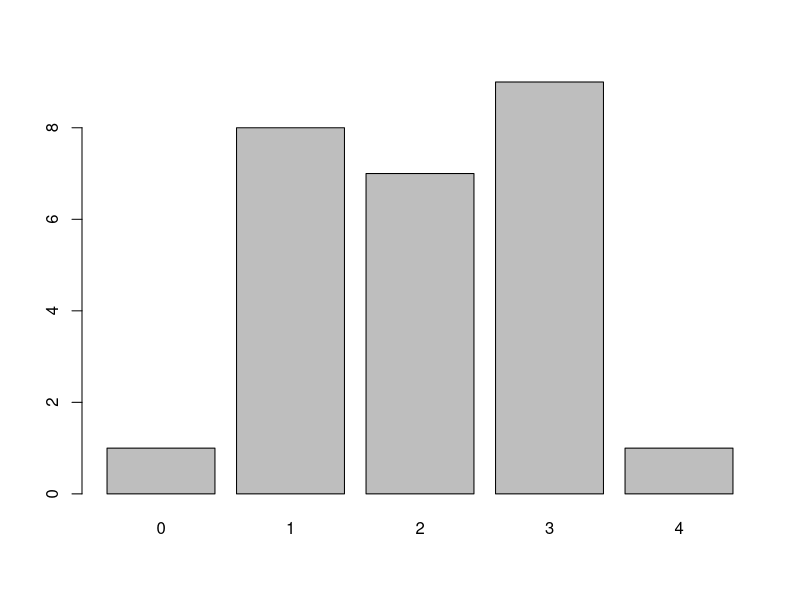
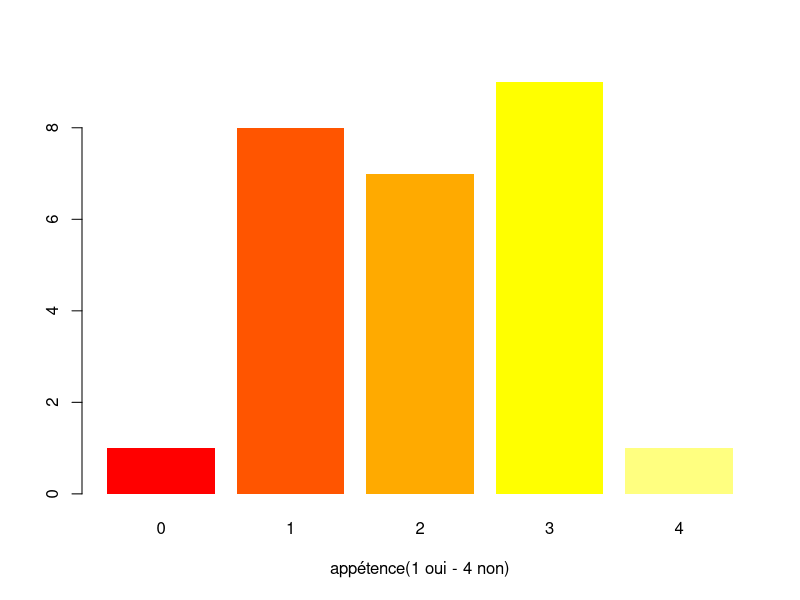
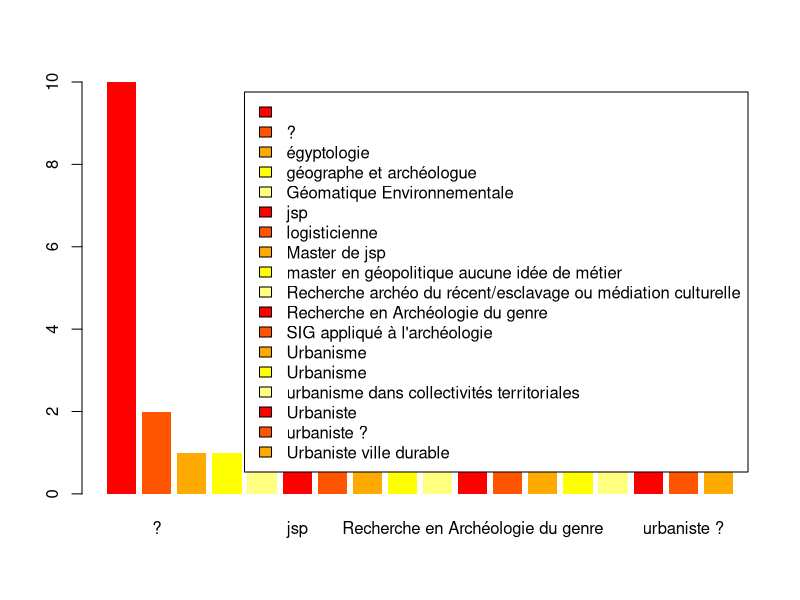
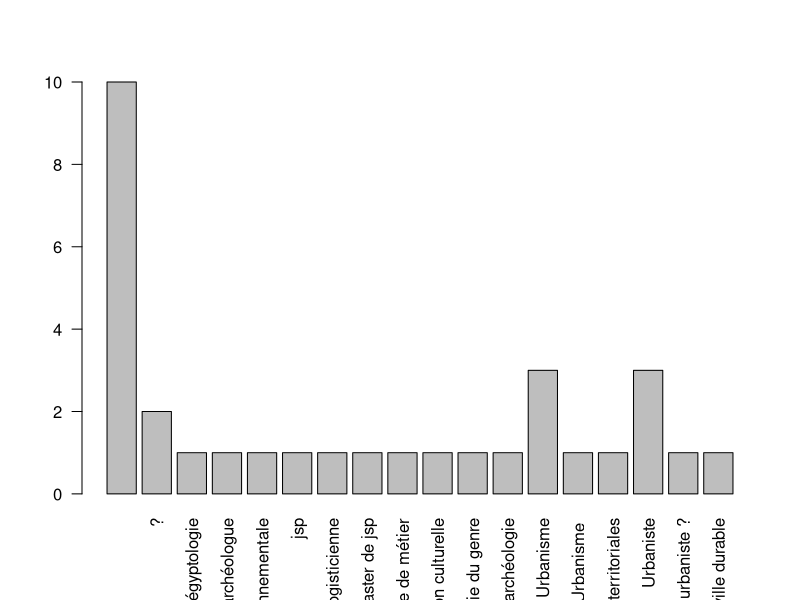

Write the R code that produced these figures, in order.
data <- read.csv("cours1.csv", fileEncoding = "UTF-8")
head(data,1)
str(data)
tab  <- table(data$appétence.codage..1.fort.4.mauvais)
tab
barplot(tab)
barplot(tab,col=heat.colors(5),border=NA,xlab="appétence(1 oui - 4 non)")
tab <- table(data$futur)
barplot(tab,col=heat.colors(5),border=NA,legend=T)
etik <- names(tab)
barplot(tab,names.arg=etik, las = 2)
